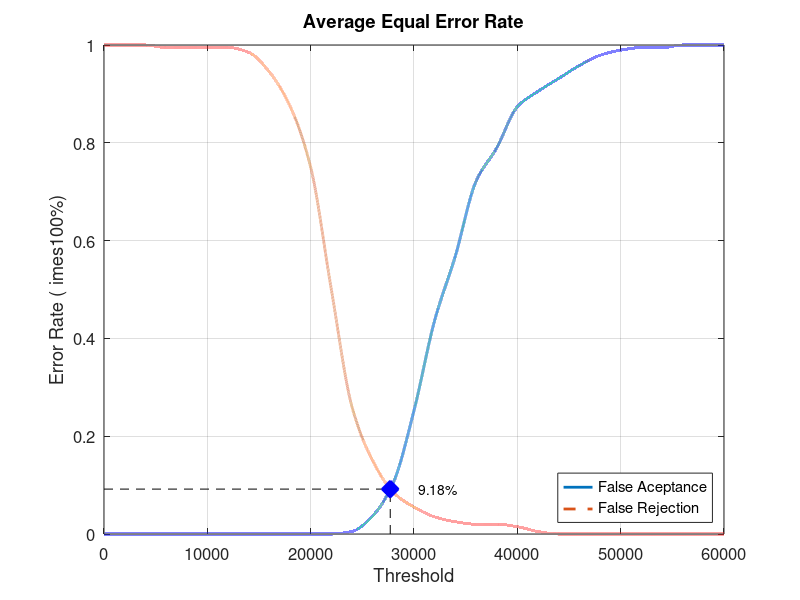
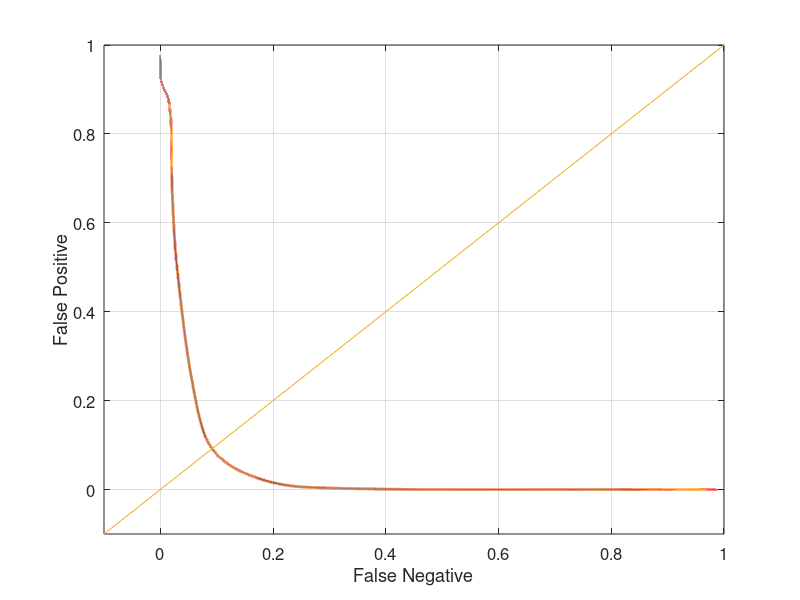

The MATLAB source for these figures, in order:
close all;
clear;
clc;
x = 0:2000:60000;
xq = 0:0.5:60000;

y0 = [0 0 0 0 0 0 0 0 0 0 0 0 0.00526316 0.0368421 0.105263 0.252632 0.436842 0.568421 0.721053 0.789474 0.873684 0.905263 0.931579 0.957895 0.978947 0.989474 0.994737 0.994737 1 1 1]
yy0 = interp1(x, y0, xq, 'pchip');
y1 = [1 1 1 0.995 0.995 0.995 0.995 0.985 0.945 0.875 0.75 0.5 0.26 0.15 0.085 0.055 0.035 0.025 0.02 0.02 0.015 0.005 0 0 0 0 0 0 0 0 0]
yy1 = interp1(x, y1, xq, 'pchip');

% Calculating EER: 
y2 = abs(y0 - y1);
find(y2 == min(y2))
yy2 = abs(yy0 - yy1);
xEER = find(yy2 == min(yy2));
xEERIndex = xq(xEER) % X-axis EER
yEER = yy0(xEER) % Y-axis EER

main = figure
plot(xq, yy0,'-','LineWidth', 2);	hold on
plot(xq, yy1,'--','LineWidth', 2);	hold on
plot([xEERIndex xEERIndex], [0 yEER], 'k--');	hold on
plot([0 xEERIndex], [yEER yEER], 'k--');	hold on
plot(xEERIndex, yEER, 'bx', 'LineWidth', 10);	hold on
text(xEERIndex + 10 * xEERIndex / 100, yEER, [num2str(round((10000 * yEER)) / 100) '%'])
legend('False Aceptance', 'False Rejection', 'Location', 'SouthEast')
xlabel('Threshold')
ylabel('Error Rate (	imes100%)')
title('Average Equal Error Rate')
set(gca, 'FontSize', 12)
axis([0 60000 0 1])
grid on

print(main, 'Database2_4Main', '-dpng');
FNRxFPR = figure('Color', [1 1 1]);
plot(yy1, yy0, '-', yy1, yy0, 'LineWidth', 2);
hold on
y = -0.1:0.1:1
plot(y, y); 
set(gca, 'FontSize', 12)
xlabel('False Negative')
ylabel('False Positive')
axis([-0.1 1 -0.1 1])
set(gca, 'FontSize', 12)
grid on

print(FNRxFPR, 'Database2_4FNRxFPR','-dpng');
